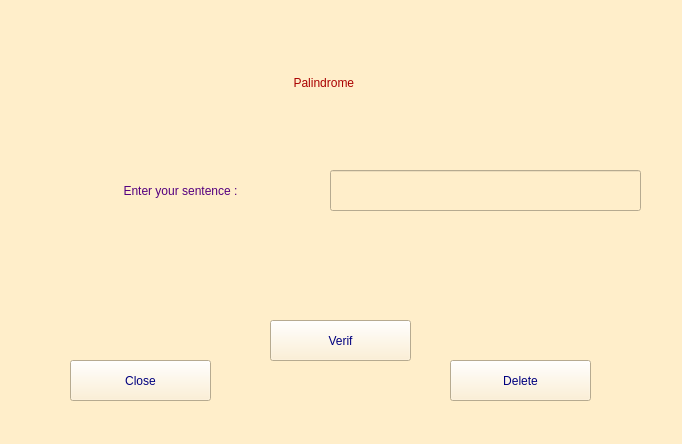
<?xml version="1.0" encoding="UTF-8"?>
<ui version="4.0">
 <class>NombredeMersenne</class>
 <widget class="QWidget" name="NombredeMersenne">
  <property name="geometry">
   <rect>
    <x>0</x>
    <y>0</y>
    <width>682</width>
    <height>444</height>
   </rect>
  </property>
  <property name="windowTitle">
   <string>Form</string>
  </property>
  <property name="styleSheet">
   <string notr="true">background-color: rgb(255, 238, 202);</string>
  </property>
  <widget class="QLabel" name="label">
   <property name="geometry">
    <rect>
     <x>140</x>
     <y>62</y>
     <width>371</width>
     <height>41</height>
    </rect>
   </property>
   <property name="styleSheet">
    <string notr="true">color: rgb(170, 0, 0);
font: 75 28pt &quot;MS Shell Dlg 2&quot;;</string>
   </property>
   <property name="text">
    <string>Palindrome </string>
   </property>
   <property name="alignment">
    <set>Qt::AlignCenter</set>
   </property>
  </widget>
  <widget class="QLabel" name="label_2">
   <property name="geometry">
    <rect>
     <x>30</x>
     <y>170</y>
     <width>301</width>
     <height>41</height>
    </rect>
   </property>
   <property name="styleSheet">
    <string notr="true">color: rgb(85, 0, 127);
font: 75 20pt &quot;MS Shell Dlg 2&quot;;</string>
   </property>
   <property name="text">
    <string>Enter your sentence :</string>
   </property>
   <property name="alignment">
    <set>Qt::AlignCenter</set>
   </property>
  </widget>
  <widget class="QLineEdit" name="chn">
   <property name="geometry">
    <rect>
     <x>330</x>
     <y>170</y>
     <width>311</width>
     <height>41</height>
    </rect>
   </property>
   <property name="styleSheet">
    <string notr="true">font: 75 18pt &quot;MS Shell Dlg 2&quot;;</string>
   </property>
  </widget>
  <widget class="QLabel" name="res">
   <property name="geometry">
    <rect>
     <x>110</x>
     <y>230</y>
     <width>451</width>
     <height>61</height>
    </rect>
   </property>
   <property name="styleSheet">
    <string notr="true">font: 75 20pt &quot;MS Shell Dlg 2&quot;;</string>
   </property>
   <property name="text">
    <string/>
   </property>
   <property name="alignment">
    <set>Qt::AlignCenter</set>
   </property>
  </widget>
  <widget class="QPushButton" name="bv">
   <property name="geometry">
    <rect>
     <x>270</x>
     <y>320</y>
     <width>141</width>
     <height>41</height>
    </rect>
   </property>
   <property name="styleSheet">
    <string notr="true">color: rgb(0, 0, 127);
font: 75 16pt &quot;MS Shell Dlg 2&quot;;</string>
   </property>
   <property name="text">
    <string>Verif</string>
   </property>
  </widget>
  <widget class="QPushButton" name="bf">
   <property name="geometry">
    <rect>
     <x>70</x>
     <y>360</y>
     <width>141</width>
     <height>41</height>
    </rect>
   </property>
   <property name="styleSheet">
    <string notr="true">color: rgb(0, 0, 127);
font: 75 16pt &quot;MS Shell Dlg 2&quot;;</string>
   </property>
   <property name="text">
    <string>Close</string>
   </property>
  </widget>
  <widget class="QPushButton" name="be">
   <property name="geometry">
    <rect>
     <x>450</x>
     <y>360</y>
     <width>141</width>
     <height>41</height>
    </rect>
   </property>
   <property name="styleSheet">
    <string notr="true">color: rgb(0, 0, 127);
font: 75 16pt &quot;MS Shell Dlg 2&quot;;</string>
   </property>
   <property name="text">
    <string>Delete</string>
   </property>
  </widget>
 </widget>
 <resources/>
 <connections/>
</ui>
